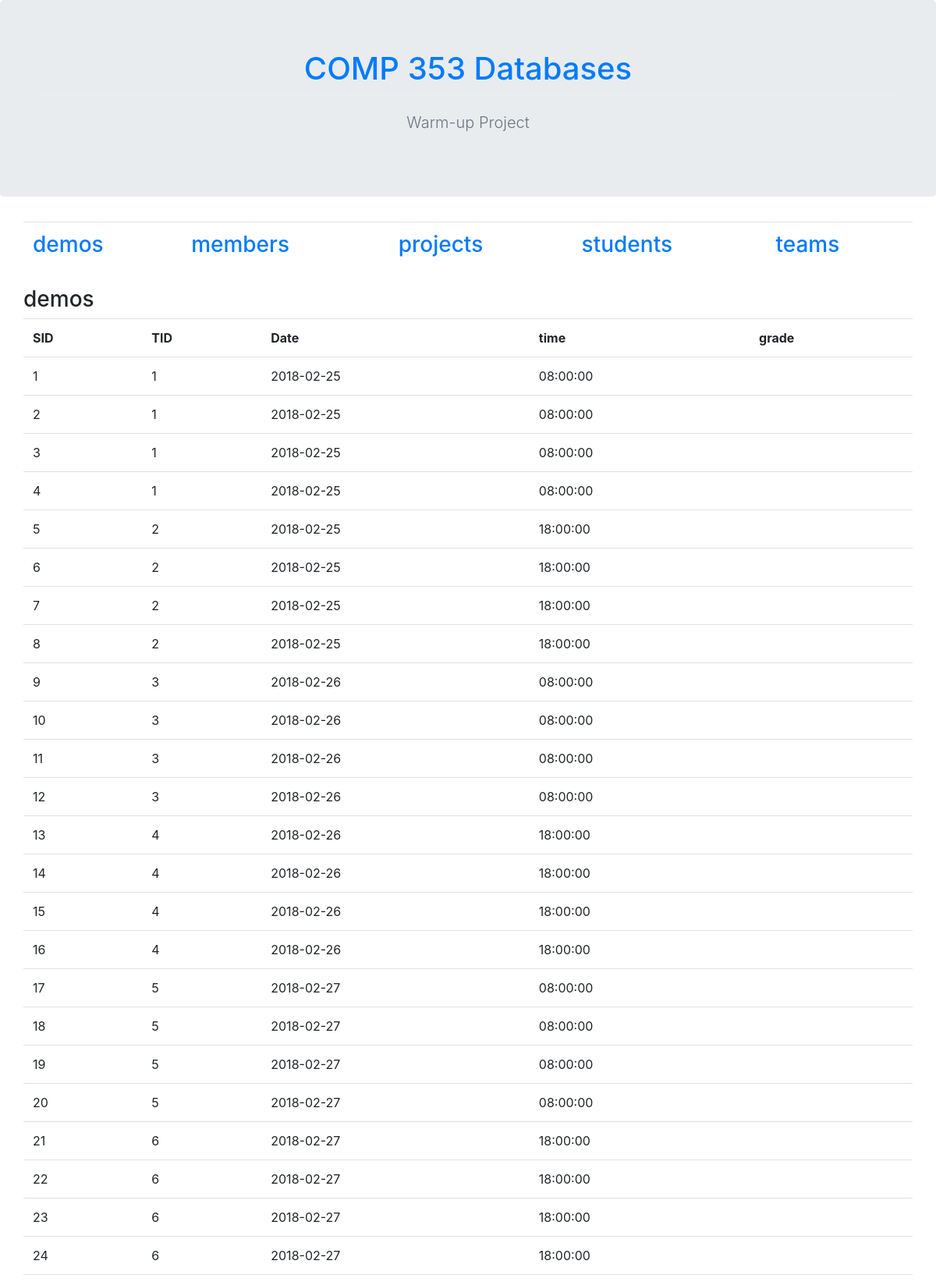
The app's page /warm_up.php (upper part) with its own data.
### tables this page shows
CREATE TABLE Demos(
	SID		INTEGER,
	TID		INTEGER,
	Date		DATE,
	time		time,
	grade		INTEGER,
	PRIMARY KEY(SID, TID),
	FOREIGN KEY (SID)	REFERENCES Students(SID),
	FOREIGN KEY (TID)	REFERENCES Teams(TID)
);

### web/warm_up.php (the view, shortened to what this page needs)
<?php
	$title = "Warm-up Project";
	$sub_title = $title;
?>
<?php include 'header.php';?>
<div class="container">
	<div class="row">
	<?
		$servername = "*.encs.concordia.ca";
		$username = "*";
		$password = "*";
		$dbname = "*";
		$conn = new mysqli($servername, $username, $password, $dbname);
		$sql = "SHOW TABLES";
		$result = $conn->query($sql);
		echo "<table class='table'><tr>";
		while($row = $result->fetch_array()) {
			if(preg_match("#^(Tl|Zr)(.*)$#i", $row[0]) == 0){
				echo "<td><div><h3><a href='./warm_up.php?tableName=" . $row[0] . "'>" . $row[0] . "</a></h4></div></td>";
			}
		}
		echo "</tr></table>";
	?>
          <div class="table-responsive">
		<?
		  	$servername = "*.encs.concordia.ca";
			$username = "*";
			$password = "*";
			$dbname = "*";
			$conn = new mysqli($servername, $username, $password, $dbname);
			if (empty($_GET)) {
				$table_array = array();
				$sql = "SHOW TABLES";
				$result = $conn->query($sql);
				$num_rows = $result->num_rows;
				if ($result->num_rows > 0) {
					while($row = $result->fetch_array()) {
						if(preg_match("#^(Tl|Zr)(.*)$#i", $row[0]) == 0){
							array_push($table_array, $row[0]);
						}else{
							$num_rows--;
						}
					}
				} else {
				}
				$arrlength = count($table_array);
				for($index = 0; $index < $arrlength; $index++) {
					$table_name = $table_array[$index];
					echo "<H3>" . $table_name ."</H3>";
					$sql = "SELECT * FROM " . $table_name;
					$result = $conn->query($sql);
					echo "<table class='table table-hover'><tr>";
					$row_num = 0;
					while($finfo = $result->fetch_field()) {
						$row_num++;
						echo "<th>" . $finfo->name. "</th>";
					}
					echo "</tr>";
					$sql = "SELECT * FROM " . $table_name;
					$result = $conn->query($sql);
					if ($result->num_rows > 0) {
						while($row = $result->fetch_array()) {
							echo "<tr>";
							for($_num = 0; $_num < $row_num; $_num++){
								echo "<td>" . $row[$_num]. "</td>";
							}
							echo "</tr>";
						}
					} else {
						echo "<tr><td colspan=" . $row_num . "> 0 results.</td></tr>";
					}
					echo "</table>";
				}
			}
		?>
          </div>
      </div>
    </div>
<?php include 'footer.php';?>

### web/header.php (shortened to what this page needs)
<!DOCTYPE html>
<html lang="en">
  <head>
    <link rel="stylesheet" href="https://maxcdn.bootstrapcdn.com/bootstrap/4.0.0/css/bootstrap.min.css">
    <link href="dashboard.css" rel="stylesheet">
  </head>
  <body>
	<section class="jumbotron text-center">
		<div class="container">
	  	<h1 class="jumbotron-heading"><a href="/index.php">COMP 353 Databases</a></h1>
	  	<p class="lead text-muted"><?php echo $sub_title ?></p>
		</div>
	</section>

### web/footer.php (shortened to what this page needs)
  </body>
</html>

### web/dashboard.css (style rules this page uses)
h1 { margin-bottom: 20px; padding-bottom: 9px; border-bottom: 1px solid #eee; }

### web/header.php (style rules this page uses)
html { position: relative; min-height: 100%; }
body { margin-bottom: 60px; }

### records on screen
demos: SID "1", TID "1", Date "2018-02-25", time "08:00:00"
demos: SID "2", TID "1", Date "2018-02-25", time "08:00:00"
demos: SID "3", TID "1", Date "2018-02-25", time "08:00:00"
demos: SID "4", TID "1", Date "2018-02-25", time "08:00:00"
demos: SID "5", TID "2", Date "2018-02-25", time "18:00:00"
demos: SID "6", TID "2", Date "2018-02-25", time "18:00:00"
demos: SID "7", TID "2", Date "2018-02-25", time "18:00:00"
demos: SID "8", TID "2", Date "2018-02-25", time "18:00:00"
demos: SID "9", TID "3", Date "2018-02-26", time "08:00:00"
demos: SID "10", TID "3", Date "2018-02-26", time "08:00:00"
demos: SID "11", TID "3", Date "2018-02-26", time "08:00:00"
demos: SID "12", TID "3", Date "2018-02-26", time "08:00:00"
demos: SID "13", TID "4", Date "2018-02-26", time "18:00:00"
demos: SID "14", TID "4", Date "2018-02-26", time "18:00:00"
demos: SID "15", TID "4", Date "2018-02-26", time "18:00:00"
demos: SID "16", TID "4", Date "2018-02-26", time "18:00:00"
demos: SID "17", TID "5", Date "2018-02-27", time "08:00:00"
demos: SID "18", TID "5", Date "2018-02-27", time "08:00:00"
demos: SID "19", TID "5", Date "2018-02-27", time "08:00:00"
demos: SID "20", TID "5", Date "2018-02-27", time "08:00:00"
demos: SID "21", TID "6", Date "2018-02-27", time "18:00:00"
demos: SID "22", TID "6", Date "2018-02-27", time "18:00:00"
demos: SID "23", TID "6", Date "2018-02-27", time "18:00:00"
demos: SID "24", TID "6", Date "2018-02-27", time "18:00:00"

### other values on screen
$sub_title "Warm-up Project"
$row[0] "demos"
$row[0] "members"
$row[0] "projects"
$row[0] "students"
$row[0] "teams"
$table_name "demos"
$finfo->name "SID"
$finfo->name "TID"
$finfo->name "Date"
$finfo->name "time"
$finfo->name "grade"
